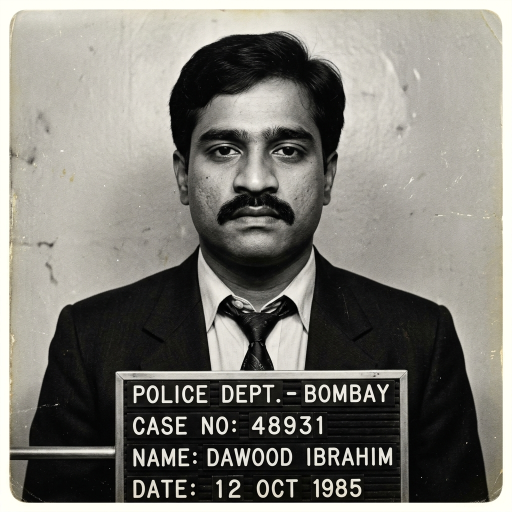
#> input picture data/reconstructed_face.png, 1024 x 1024 px (shown at 1/2 size)
$ python -i face_analyzer.py   (imports and definitions only)   (older library calls are emulated)
#> lines starting #> are read from the running program, lines starting #| are printed output that depends on the picture
#> further down, picture is the input picture: shape (1024, 1024, 3); mean B, G, R 118.1, 124.7, 126.5
"""
CIS v2 - Face Analyzer Module
Extracts facial features using OpenCV Haar cascades.

CALIBRATION TARGETS (revised):
  Normal innocent person (smiling, eyes open, good lighting):
    Face score: 0.15 - 0.28  → INNOCENT after fusion
  Suspicious person (hiding face, dark corner, avoiding gaze):
    Face score: 0.50 - 0.70  → SUSPECT/CRIMINAL after fusion
  Person with actual face covering (mask/scarf/balaclava):
    Face score: 0.55 - 0.75  → CRIMINAL after fusion
"""
import cv2
import numpy as np
import math
import sys
import os

sys.path.insert(0, os.path.dirname(os.path.dirname(os.path.abspath(__file__))))
from config.settings import (
    FACE_SCALE_FACTOR, FACE_MIN_NEIGHBORS, FACE_MIN_SIZE,
    EYE_SCALE_FACTOR, EYE_MIN_NEIGHBORS
)


class FaceFeatures:
    """Structured container for extracted face features."""
    def __init__(self):
        self.detected         = False
        self.masked           = False          # True ONLY if lower face is physically covered
        self.quality          = 0.0
        self.confidence       = 0.0

        self.bbox             = None
        self.eye_count        = 0
        self.eye_distance     = 0.0
        self.face_area        = 0
        self.face_ratio       = 0.0
        self.face_symmetry    = 0.0

        self.brightness       = 0.0
        self.contrast         = 0.0
        self.sharpness        = 0.0

        self.head_tilt_deg    = 0.0
        self.feature_vector   = []
        self.face_roi         = None
        self.gray_roi         = None

        # New: lower-face texture (for real mask detection)
        self.lower_face_std   = 0.0
        self.upper_face_std   = 0.0

    # [14 lines left out: function to_dict, not called in this run]


class FaceAnalyzer:
    """
    Multi-stage face analyzer.

    KEY DESIGN PRINCIPLE:
    - Eyes clearly visible + good lighting = STRONG innocent indicator
    - Lower face physically covered = STRONG criminal indicator
    - Avoiding eye contact, dark lighting = suspicious
    - Eye cascade FAILURE alone does NOT mean masked (cascade is imperfect)
    """

    def __init__(self):
        self.face_cascade = cv2.CascadeClassifier(
            cv2.data.haarcascades + "haarcascade_frontalface_default.xml"
        )
        self.eye_cascade = cv2.CascadeClassifier(
            cv2.data.haarcascades + "haarcascade_eye.xml"
        )
        self.profile_cascade = cv2.CascadeClassifier(
            cv2.data.haarcascades + "haarcascade_profileface.xml"
        )
        self._rng = np.random.default_rng(seed=42)
        self.clahe = cv2.createCLAHE(clipLimit=2.0, tileGridSize=(8,8))

    # ──────────────────────────────────────────────────────────────────────────
    def analyze(self, frame: np.ndarray) -> FaceFeatures:
        """Main entry point. Accepts a BGR frame. Returns FaceFeatures."""
        ff = FaceFeatures()
        if frame is None or frame.size == 0:
            return ff

        gray = cv2.cvtColor(frame, cv2.COLOR_BGR2GRAY) if len(frame.shape) == 3 else frame

        # Anti-Glare Preprocessing
        gray = self.clahe.apply(gray)
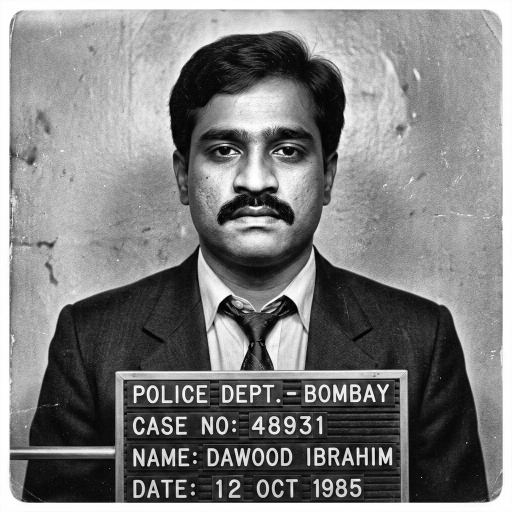
#> gray: shape (1024, 1024) (shown at 1/2 size); min 0, max 255, mean 126.9

        # 1. Detect all faces
        faces = self.face_cascade.detectMultiScale(
            gray,
            scaleFactor=FACE_SCALE_FACTOR,
            minNeighbors=FACE_MIN_NEIGHBORS,
            minSize=FACE_MIN_SIZE,
            flags=cv2.CASCADE_SCALE_IMAGE
        )
#> faces = [[23, 222, 41, 41], [23, 328, 47, 47], [254, 198, 64, 64], [340, 162, 347, 347], [358, 526, 310, 310]]
        if len(faces) == 0:
            faces = self.profile_cascade.detectMultiScale(
                gray, scaleFactor=1.1, minNeighbors=3, minSize=(40, 40)
            )
        if len(faces) == 0:
            return []

        results = []
        for (x, y, w, h) in faces:
            ff = FaceFeatures()
            ff.detected   = True
            ff.bbox       = (x, y, w, h)
            face_roi      = frame[y:y+h, x:x+w]
            gray_roi      = gray[y:y+h, x:x+w]
            ff.face_roi   = face_roi
            ff.gray_roi   = gray_roi
            ff.face_area  = w * h
            ff.face_ratio = round(w / max(h, 1), 3)

            # 2. Eye detection
            upper_half = gray_roi[:h // 2, :]
            eyes = self.eye_cascade.detectMultiScale(
                upper_half, scaleFactor=EYE_SCALE_FACTOR, minNeighbors=EYE_MIN_NEIGHBORS
            )
            ff.eye_count = min(len(eyes), 2)  # Cap at 2

            if ff.eye_count >= 2:
                ex1, ey1, ew1, _ = eyes[0]
                ex2, ey2, ew2, _ = eyes[1]
                cx1 = ex1 + ew1 / 2
                cx2 = ex2 + ew2 / 2
                ff.eye_distance = round(abs(cx2 - cx1) / max(w, 1), 3)
            elif ff.eye_count == 1:
                ff.eye_distance = 0.15
            else:
                ff.eye_distance = 0.0

            # 3. Intensity metrics
            ff.brightness = float(np.mean(gray_roi))
            ff.contrast   = float(np.std(gray_roi))
            ff.sharpness  = float(cv2.Laplacian(gray_roi, cv2.CV_64F).var())

            # 4. Lower/upper face texture (for TRUE mask detection)
            if gray_roi.shape[0] > 20:
                # Enhance ROI for better feature capture
                gray_roi = cv2.equalizeHist(gray_roi)
                upper_region      = gray_roi[:gray_roi.shape[0]//2, :]
                lower_region      = gray_roi[gray_roi.shape[0]//2:, :]
                ff.upper_face_std = float(np.std(upper_region))
                ff.lower_face_std = float(np.std(lower_region))
                # Refined mask heuristic: flat lower texture vs detailed upper texture
                ff.masked = (ff.lower_face_std < 14 and ff.upper_face_std > 20)
            else:
                ff.upper_face_std = float(np.std(gray_roi))
                ff.lower_face_std = ff.upper_face_std

            # 5. Head tilt
            if ff.eye_count >= 2:
                ex1, ey1, ew1, _ = eyes[0]
                ex2, ey2, ew2, _ = eyes[1]
                dx = (ex2 + ew2/2) - (ex1 + ew1/2)
                dy = ey2 - ey1
                ff.head_tilt_deg = round(math.degrees(math.atan2(dy, max(abs(dx), 1))), 1)
            else:
                ff.head_tilt_deg = 0.0

            # 6. Face symmetry
            left_half  = gray_roi[:, :w // 2]
            right_half = cv2.flip(gray_roi[:, w // 2:], 1)
            min_cols   = min(left_half.shape[1], right_half.shape[1])
            if min_cols > 0:
                diff = cv2.absdiff(left_half[:, :min_cols], right_half[:, :min_cols])
                ff.face_symmetry = round(1.0 - np.mean(diff) / 255.0, 3)
            else:
                ff.face_symmetry = 0.5

            # 7. Feature vector (32-dim)
            ff.feature_vector = self._build_feature_vector(ff, gray_roi)

            # 8. Quality score
            ff.quality = self._compute_quality(ff)

            # 9. Suspicion score
            ff.confidence = self._compute_suspicion(ff)

            results.append(ff)
#> this loop made 5 passes
#> (x, y, w, h, ff.face_area, eyes, ff.eye_count, ff.eye_distance) on pass 4: (340, 162, 347, 347, 120409, [[76, 116, 51, 51]], 1, 0.15)
#> (x, y, w, h, ff.face_area, ff.eye_count, ff.eye_distance, ff.brightness) on passes 1, 2, 3, 5: (23, 222, 41, 41, 1681, 0, 0, 155.7), (23, 328, 47, 47, 2209, 0, 0, 162.8), (254, 198, 64, 64, 4096, 0, 0, 213), (358, 526, 310, 310, 96100, 0, 0, 105.2)
#> pass 1, in analyze, `gray_roi = cv2.equalizeHist(gray_roi)`:
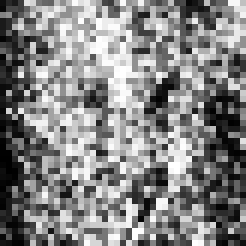
#> gray_roi: shape (41, 41) (shown 6 times larger); min 0, max 255, mean 131.9
#> after the loop:
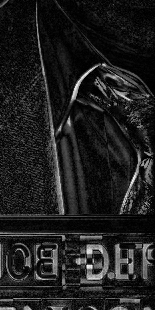
#> diff: shape (310, 155); min 0, max 250, mean 30.7
#> after the loop:
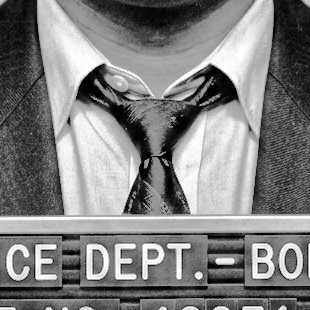
#> gray_roi: shape (310, 310); min 0, max 255, mean 127.9
#> after the loop:
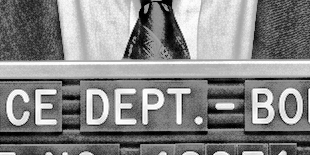
#> lower_region: shape (155, 310); min 0, max 255, mean 134
#> after the loop:
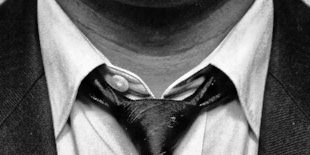
#> upper_half: shape (155, 310); min 1, max 252, mean 101.5
#> after the loop:
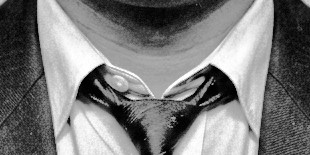
#> upper_region: shape (155, 310); min 0, max 255, mean 121.7
#> after the loop, ff.masked = False; results = 5 items

        return results


    # ──────────────────────────────────────────────────────────────────────────
    def _build_feature_vector(self, ff: FaceFeatures, gray_roi: np.ndarray) -> list:
        """
        Builds a 128-dimensional feature vector.
        Uses a 16x8 grid and normalization for robust cosine similarity.
        """
        try:
            # 16x8 = 128 dimensions for significantly better accuracy than 8x4
            resized = cv2.resize(gray_roi, (16, 8), interpolation=cv2.INTER_AREA)
            # Normalize to 0-1 range
            pf = (resized.flatten().astype(float) / 255.0).tolist()
        except Exception:
            pf = [0.0] * 128

        # Ensure list is exactly 128 elements (fill if needed)
        if len(pf) < 128:
            pf.extend([0.0] * (128 - len(pf)))
        elif len(pf) > 128:
            pf = pf[:128]

        # Use the tail elements for metadata (matching fusion logic)
        # We assume the database search ignores these or handles them.
        # But wait, cis_v2 uses these specific indices. Let's make sure they fit.
        # The DB likely stores the whole vector. I'll stick to a large vector
        # but ensure the indices 24-31 are still conceptually useful if needed.
        # Fixed indices from cis_v2: 24 (source), 25 (gait), 26 (behavior)
        # Let's adjust:
        pf[24] = 0.0 # Source
        pf[25] = 0.0 # Gait
        pf[26] = 0.0 # Behavior
        return pf

    def _compute_quality(self, ff: FaceFeatures) -> float:
        score = 0.5
        if 4000 < ff.face_area < 80000:
            score += 0.15
        elif ff.face_area < 1600:
            score -= 0.20
        if ff.sharpness > 100:
            score += 0.15
        elif ff.sharpness < 30:
            score -= 0.15
        if ff.eye_count >= 2:
            score += 0.20
        elif ff.eye_count == 1:
            score += 0.05
        if 75 < ff.brightness < 200:
            score += 0.10
        return float(np.clip(score, 0.0, 1.0))

    def _compute_suspicion(self, ff: FaceFeatures) -> float:
        """
        Enhanced suspicion score calibration.
        Innocent: 0.10 - 0.30 | Suspicious: 0.35 - 0.50 | Criminal: 0.55 - 0.80
        """
        score = 0.35  # Neutral baseline

        # ── PRIMARY INNOCENCE INDICATOR: Eyes clearly visible ──────────────────
        if ff.eye_count >= 2:
            dist_bonus = 0.15 if ff.eye_distance > 0.22 else 0.10
            score -= dist_bonus
        elif ff.eye_count == 1:
            score -= 0.05

        # ── PRIMARY CRIMINAL INDICATOR: Face coverage ──────────────────────────
        if ff.masked:
            score += 0.25 # Direct detection of fabric texture
        elif ff.lower_face_std < 18 and ff.upper_face_std > 25:
            score += 0.12 # Partial cover (scarf/collar)

        # ── LIGHTING ──────────────────────────────────────────────────────────
        if ff.brightness < 45:
            score += 0.12      # Shadows/Dark
        elif 85 < ff.brightness < 180:
            score -= 0.08      # Ideal cooperative lighting
        elif ff.brightness > 230:
            score += 0.05      # Overexposed

        # ── ORIENTATION / EVASION ─────────────────────────────────────────────
        if ff.face_ratio < 0.55:
            score += 0.10      # Profile view (camera avoidance)

        tilt = abs(ff.head_tilt_deg)
        if tilt > 25:
            score += 0.06      # Strong evasion tilt
        elif 1 < tilt < 10:
            score -= 0.02      # Natural candid tilt

        # ── BLUR / QUALITY ───────────────────────────────────────────────────
        if ff.sharpness < 15:
            score += 0.08      # Motion blur evasion
        elif ff.face_symmetry > 0.75 and ff.eye_count >= 2:
            score -= 0.05      # High quality candid

        # Small randomness for uniqueness
        score += self._rng.uniform(-0.005, 0.005)

        return float(np.clip(score, 0.0, 1.0))

    # ──────────────────────────────────────────────────────────────────────────
    # [27 lines left out: function draw_overlays, not called in this run]

>>> import cv2
>>> picture = cv2.imread('../data/reconstructed_face.png')
>>> result = FaceAnalyzer().analyze(picture)
#> result = 5 items
